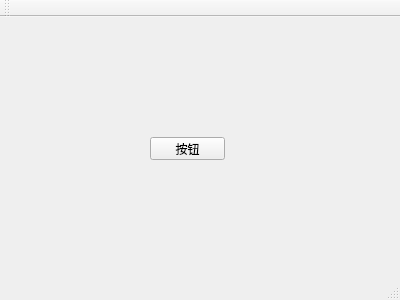
<?xml version="1.0" encoding="UTF-8"?>
<ui version="4.0">
 <class>MainWindow</class>
 <widget class="QMainWindow" name="MainWindow">
  <property name="geometry">
   <rect>
    <x>0</x>
    <y>0</y>
    <width>400</width>
    <height>300</height>
   </rect>
  </property>
  <property name="windowTitle">
   <string>MainWindow</string>
  </property>
  <widget class="QWidget" name="centralWidget">
   <widget class="QPushButton" name="pushButton">
    <property name="geometry">
     <rect>
      <x>150</x>
      <y>120</y>
      <width>75</width>
      <height>23</height>
     </rect>
    </property>
    <property name="text">
     <string>按钮</string>
    </property>
   </widget>
  </widget>
  <widget class="QMenuBar" name="menuBar">
   <property name="geometry">
    <rect>
     <x>0</x>
     <y>0</y>
     <width>400</width>
     <height>19</height>
    </rect>
   </property>
  </widget>
  <widget class="QToolBar" name="mainToolBar">
   <attribute name="toolBarArea">
    <enum>TopToolBarArea</enum>
   </attribute>
   <attribute name="toolBarBreak">
    <bool>false</bool>
   </attribute>
  </widget>
  <widget class="QStatusBar" name="statusBar"/>
 </widget>
 <layoutdefault spacing="6" margin="11"/>
 <resources/>
 <connections/>
</ui>
